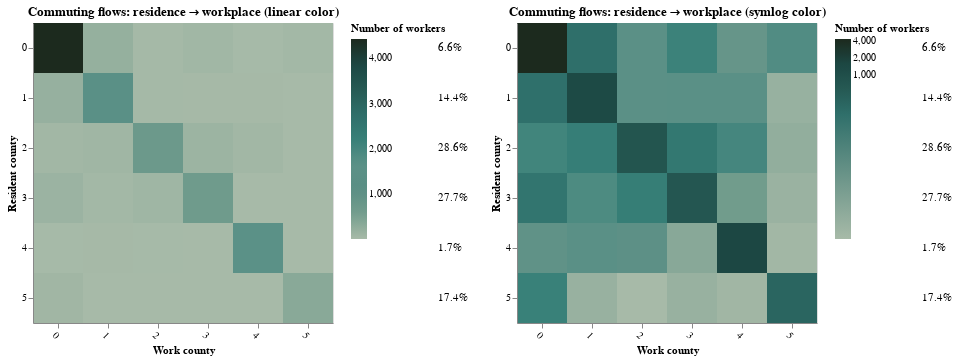

The notebook cell this image was saved under:
### Code cell
chart_Lij_data_lin = plot_L_ij_data(df_model_ij, scale='linear')
chart_Lij_data_log = plot_L_ij_data(df_model_ij, scale='symlog')
alt.hconcat(chart_Lij_data_lin, chart_Lij_data_log).resolve_scale(color='independent')

### Figure 1 — Vega-Lite specification as saved in the notebook (floating-point values rounded to 4 significant figures; data arrays with more than 128 entries replaced by an {"elided": "..."} marker saying what was removed)
{"config": {"view": {"continuousWidth": 300, "continuousHeight": 300}}, "hconcat": [{"layer": [{"data": {"name": "data-61209dd5fe89517148f99a82afcb8ae3"}, "mark": {"type": "rect"}, "encoding": {"color": {"field": "L_ij_data", "scale": {"range": {"elided": "249 str values"}, "type": "linear"}, "title": "Number of workers", "type": "quantitative"}, "tooltip": [{"field": "county_i", "type": "nominal"}, {"field": "county_j", "type": "nominal"}, {"field": "L_ij_data", "type": "quantitative"}], "x": {"axis": {"labelAngle": 45}, "field": "county_j", "title": "Work county", "type": "nominal"}, "y": {"field": "county_i", "title": "Resident county", "type": "nominal"}}, "title": "Commuting flows: residence → workplace (linear color)"}, {"data": {"name": "data-a651767f250b524c112e52215083ec34"}, "mark": {"type": "text", "align": "left", "dx": 5}, "encoding": {"text": {"field": "label", "type": "nominal"}, "x": {"value": 400}, "y": {"field": "county_i", "type": "nominal"}}}], "height": 300, "width": 300}, {"layer": [{"data": {"name": "data-61209dd5fe89517148f99a82afcb8ae3"}, "mark": {"type": "rect"}, "encoding": {"color": {"field": "L_ij_data", "scale": {"range": {"elided": "249 str values"}, "type": "symlog"}, "title": "Number of workers", "type": "quantitative"}, "tooltip": [{"field": "county_i", "type": "nominal"}, {"field": "county_j", "type": "nominal"}, {"field": "L_ij_data", "type": "quantitative"}], "x": {"axis": {"labelAngle": 45}, "field": "county_j", "title": "Work county", "type": "nominal"}, "y": {"field": "county_i", "title": "Resident county", "type": "nominal"}}, "title": "Commuting flows: residence → workplace (symlog color)"}, {"data": {"name": "data-a651767f250b524c112e52215083ec34"}, "mark": {"type": "text", "align": "left", "dx": 5}, "encoding": {"text": {"field": "label", "type": "nominal"}, "x": {"value": 400}, "y": {"field": "county_i", "type": "nominal"}}}], "height": 300, "width": 300}], "resolve": {"scale": {"color": "independent"}}, "$schema": "https://vega.github.io/schema/vega-lite/v5.20.1.json", "datasets": {"data-61209dd5fe89517148f99a82afcb8ae3": [{"county_i": 0, "county_j": 0, "county_i_name": "Los Angeles", "county_j_name": "Los Angeles", "L_ij_data": 4430.0}, {"county_i": 1, "county_j": 0, "county_i_name": "Orange", "county_j_name": "Los Angeles", "L_ij_data": 180.2}, {"county_i": 2, "county_j": 0, "county_i_name": "Riverside", "county_j_name": "Los Angeles", "L_ij_data": 53.17}, {"county_i": 3, "county_j": 0, "county_i_name": "San Bernardino", "county_j_name": "Los Angeles", "L_ij_data": 133.0}, {"county_i": 4, "county_j": 0, "county_i_name": "San Diego", "county_j_name": "Los Angeles", "L_ij_data": 6.075}, {"county_i": 5, "county_j": 0, "county_i_name": "Ventura", "county_j_name": "Los Angeles", "L_ij_data": 66.18}, {"county_i": 0, "county_j": 1, "county_i_name": "Los Angeles", "county_j_name": "Orange", "L_ij_data": 196.2}, {"county_i": 1, "county_j": 1, "county_i_name": "Orange", "county_j_name": "Orange", "L_ij_data": 1325.0}, {"county_i": 2, "county_j": 1, "county_i_name": "Riverside", "county_j_name": "Orange", "L_ij_data": 75.86}, {"county_i": 3, "county_j": 1, "county_i_name": "San Bernardino", "county_j_name": "Orange", "L_ij_data": 37.33}, {"county_i": 4, "county_j": 1, "county_i_name": "San Diego", "county_j_name": "Orange", "L_ij_data": 12.12}, {"county_i": 5, "county_j": 1, "county_i_name": "Ventura", "county_j_name": "Orange", "L_ij_data": 0.576}, {"county_i": 0, "county_j": 2, "county_i_name": "Los Angeles", "county_j_name": "Riverside", "L_ij_data": 16.79}, {"county_i": 1, "county_j": 2, "county_i_name": "Orange", "county_j_name": "Riverside", "L_ij_data": 16.21}, {"county_i": 2, "county_j": 2, "county_i_name": "Riverside", "county_j_name": "Riverside", "L_ij_data": 725.5}, {"county_i": 3, "county_j": 2, "county_i_name": "San Bernardino", "county_j_name": "Riverside", "L_ij_data": 78.51}, {"county_i": 4, "county_j": 2, "county_i_name": "San Diego", "county_j_name": "Riverside", "L_ij_data": 6.989}, {"county_i": 5, "county_j": 2, "county_i_name": "Ventura", "county_j_name": "Riverside", "L_ij_data": 0.177}, {"county_i": 0, "county_j": 3, "county_i_name": "Los Angeles", "county_j_name": "San Bernardino", "L_ij_data": 60.78}, {"county_i": 1, "county_j": 3, "county_i_name": "Orange", "county_j_name": "San Bernardino", "L_ij_data": 12.93}, {"county_i": 2, "county_j": 3, "county_i_name": "Riverside", "county_j_name": "San Bernardino", "L_ij_data": 113.7}, {"county_i": 3, "county_j": 3, "county_i_name": "San Bernardino", "county_j_name": "San Bernardino", "L_ij_data": 657.2}, {"county_i": 4, "county_j": 3, "county_i_name": "San Diego", "county_j_name": "San Bernardino", "L_ij_data": 1.209}, {"county_i": 5, "county_j": 3, "county_i_name": "Ventura", "county_j_name": "San Bernardino", "L_ij_data": 0.586}, {"county_i": 0, "county_j": 4, "county_i_name": "Los Angeles", "county_j_name": "San Diego", "L_ij_data": 4.724}, {"county_i": 1, "county_j": 4, "county_i_name": "Orange", "county_j_name": "San Diego", "L_ij_data": 12.09}, {"county_i": 2, "county_j": 4, "county_i_name": "Riverside", "county_j_name": "San Diego", "L_ij_data": 47.07}, {"county_i": 3, "county_j": 4, "county_i_name": "San Bernardino", "county_j_name": "San Diego", "L_ij_data": 2.796}, {"county_i": 4, "county_j": 4, "county_i_name": "San Diego", "county_j_name": "San Diego", "L_ij_data": 1589.0}, {"county_i": 5, "county_j": 4, "county_i_name": "Ventura", "county_j_name": "San Diego", "L_ij_data": 0.333}, {"county_i": 0, "county_j": 5, "county_i_name": "Los Angeles", "county_j_name": "Ventura", "L_ij_data": 34.3}, {"county_i": 1, "county_j": 5, "county_i_name": "Orange", "county_j_name": "Ventura", "L_ij_data": 0.605}, {"county_i": 2, "county_j": 5, "county_i_name": "Riverside", "county_j_name": "Ventura", "L_ij_data": 0.824}, {"county_i": 3, "county_j": 5, "county_i_name": "San Bernardino", "county_j_name": "Ventura", "L_ij_data": 0.512}, {"county_i": 4, "county_j": 5, "county_i_name": "San Diego", "county_j_name": "Ventura", "L_ij_data": 0.295}, {"county_i": 5, "county_j": 5, "county_i_name": "Ventura", "county_j_name": "Ventura", "L_ij_data": 321.7}], "data-a651767f250b524c112e52215083ec34": [{"county_i": 0, "pct_outside": 0.06595, "label": "6.6%"}, {"county_i": 1, "pct_outside": 0.1435, "label": "14.4%"}, {"county_i": 2, "pct_outside": 0.286, "label": "28.6%"}, {"county_i": 3, "pct_outside": 0.2773, "label": "27.7%"}, {"county_i": 4, "pct_outside": 0.01652, "label": "1.7%"}, {"county_i": 5, "pct_outside": 0.1742, "label": "17.4%"}]}}
